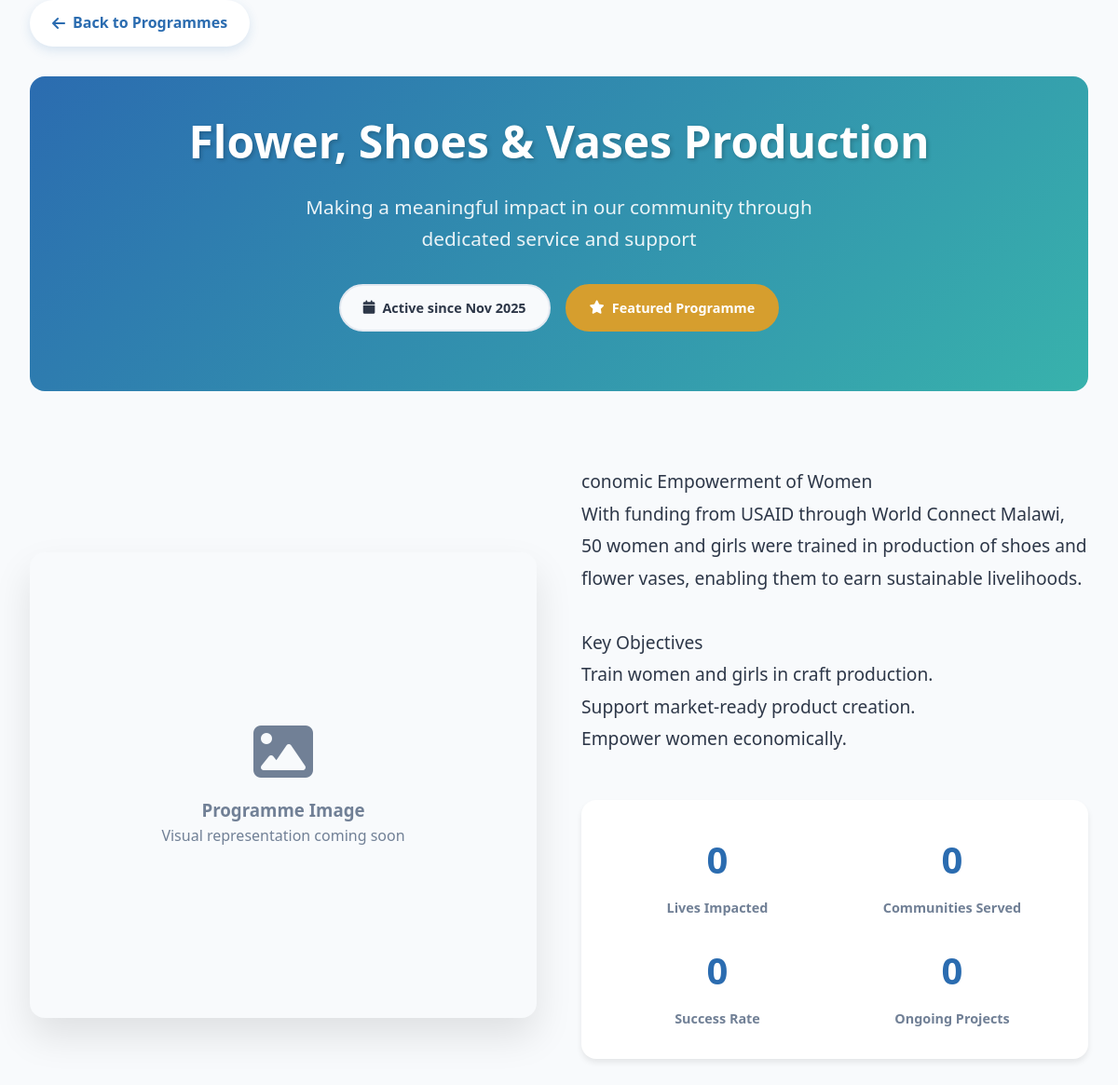
The page /programme_detail.php?id=3 on the database its author committed.
### tables this page shows
CREATE TABLE `programmes` (
  `id` int(11) NOT NULL,
  `title` varchar(255) NOT NULL,
  `introduction` text DEFAULT NULL,
  `objectives` text DEFAULT NULL,
  `key_achievements` text DEFAULT NULL,
  `target_beneficiaries` varchar(255) DEFAULT NULL,
  `duration` varchar(100) DEFAULT NULL,
  `status` enum('active','completed','upcoming') DEFAULT 'active',
  `budget` decimal(12,2) DEFAULT NULL,
  `location` varchar(255) DEFAULT NULL,
  `partner_organizations` text DEFAULT NULL,
  `is_featured` tinyint(1) DEFAULT 0,
  `created_at` timestamp NOT NULL DEFAULT current_timestamp(),
  `updated_at` timestamp NOT NULL DEFAULT current_timestamp() ON UPDATE current_timestamp()
);

### public/programme_detail.php (the view, shortened to what this page needs)
<?php
require_once "../config/database.php";
$programme_id = $_GET['id'] ?? null;
$stmt = $pdo->prepare("SELECT * FROM programmes WHERE id = ?");
$stmt->execute([$programme_id]);
$programme = $stmt->fetch();
$primary_image = null;
?>
<!DOCTYPE html>
<html lang="en">
<head>
    <link rel="stylesheet" href="https://cdnjs.cloudflare.com/ajax/libs/font-awesome/6.4.0/css/all.min.css">
</head>
<body>
    <div class="container">
        <a href="programmes.php" class="back-link">
            <i class="fas fa-arrow-left"></i> Back to Programmes
        </a>
        <section class="page-header fade-in">
            <div class="header-content">
                <h1><?= htmlspecialchars($programme['title']) ?></h1>
                <p class="page-subtitle">Making a meaningful impact in our community through dedicated service and support</p>
                <div class="programme-meta" style="justify-content: center; margin-top: 2rem;">
                    <span class="meta-badge">
                        <i class="fas fa-calendar"></i>
                        Active since <?= date('M Y', strtotime($programme['created_at'])) ?>
                    </span>
                    <?php if($programme['is_featured']): ?>
                        <span class="meta-badge featured-badge">
                            <i class="fas fa-star"></i> Featured Programme
                        </span>
                    <?php endif; ?>
                </div>
            </div>
        </section>
        <section class="programme-hero fade-in">
            <div class="hero-image">
                <?php if($primary_image): ?>
                    <img src="../uploads/<?= htmlspecialchars($primary_image['file_name']) ?>"
                         alt="<?= htmlspecialchars($programme['title']) ?>"
                         loading="eager">
                <?php else: ?>
                    <div style="text-align: center; color: var(--text-light); padding: 2rem;">
                        <i class="fas fa-image" style="font-size: 4rem; margin-bottom: 1rem;"></i>
                        <h3 style="color: var(--text-light);">Programme Image</h3>
                        <p>Visual representation coming soon</p>
                    </div>
                <?php endif; ?>
            </div>
            <div class="hero-content">
                <div class="programme-description">
                    <?= nl2br(htmlspecialchars($programme['introduction'] ?? 'We are committed to making a positive difference through this programme. Our dedicated team works tirelessly to achieve meaningful outcomes and create lasting impact in the community.')) ?>
                </div>
                <div class="impact-stats">
                    <div class="impact-stat">
                        <div class="stat-number" data-count="1500">0</div>
                        <div class="stat-label">Lives Impacted</div>
                    </div>
                    <div class="impact-stat">
                        <div class="stat-number" data-count="12">0</div>
                        <div class="stat-label">Communities Served</div>
                    </div>
                    <div class="impact-stat">
                        <div class="stat-number" data-count="95">0</div>
                        <div class="stat-label">Success Rate</div>
                    </div>
                    <div class="impact-stat">
                        <div class="stat-number" data-count="24">0</div>
                        <div class="stat-label">Ongoing Projects</div>
                    </div>
                </div>
            </div>
        </section>
    </div>
</body>
</html>

### public/programme_detail.php (style rules this page uses)
:root { --primary: #2b6cb0; --primary-dark: #2c5282; --accent: #38b2ac; --success: #38a169; --warning: #d69e2e; --bg: #f8fafc; --card-bg: #ffffff; --text: #2d3748; --text-light: #718096; --text-muted: #a0aec0; --border: #e2e8f0; --shadow: rgba(0, 0, 0, 0.08); --shadow-md: rgba(0, 0, 0, 0.12); --radius: 16px; --radius-sm: 8px; --transition: all 0.3s cubic-bezier(0.4, 0, 0.2, 1); }
* { margin: 0; padding: 0; box-sizing: border-box; }
body { font-family: 'Segoe UI', system-ui, -apple-system, sans-serif; background: var(--bg); color: var(--text); line-height: 1.6; padding: 0; min-height: 100vh; }
.container { max-width: 1200px; margin: 0 auto; padding: 0 2rem; }
.page-header { margin-bottom: 3rem; padding: 2rem 0; background: linear-gradient(135deg, var(--primary) 0%, var(--accent) 100%); color: white; border-radius: var(--radius); overflow: hidden; }
.header-content { text-align: center; padding: 0 2rem; }
.header-content h1 { font-size: 3rem; font-weight: 800; margin-bottom: 1rem; text-shadow: 2px 2px 4px rgba(0,0,0,0.2); }
.page-subtitle { font-size: 1.3rem; opacity: 0.9; max-width: 600px; margin: 0 auto; }
.back-link { display: inline-flex; align-items: center; gap: 0.5rem; color: var(--primary); text-decoration: none; font-weight: 600; margin-bottom: 2rem; padding: 0.75rem 1.5rem; background: white; border-radius: 50px; box-shadow: 0 4px 12px rgba(43, 108, 176, 0.15); transition: var(--transition); }
.programme-hero { display: grid; grid-template-columns: 1fr 1fr; gap: 3rem; margin-bottom: 4rem; align-items: center; }
.hero-image { border-radius: var(--radius); overflow: hidden; height: 500px; background: var(--bg); display: flex; align-items: center; justify-content: center; box-shadow: 0 20px 40px rgba(0, 0, 0, 0.1); }
.hero-content { padding: 2rem 0; }
.programme-meta { display: flex; gap: 1rem; margin-bottom: 2rem; flex-wrap: wrap; }
.meta-badge { display: inline-flex; align-items: center; gap: 0.5rem; padding: 0.75rem 1.5rem; background: var(--bg); border-radius: 50px; font-size: 0.9rem; font-weight: 600; color: var(--text); border: 2px solid var(--border); }
.featured-badge { background: var(--warning); color: white; border-color: var(--warning); }
.programme-description { color: var(--text); line-height: 1.8; font-size: 1.2rem; margin-bottom: 2rem; }
.impact-stats { display: grid; grid-template-columns: repeat(auto-fit, minmax(150px, 1fr)); gap: 1.5rem; margin: 3rem 0; padding: 2rem; background: var(--card-bg); border-radius: var(--radius); box-shadow: 0 4px 6px var(--shadow); }
.impact-stat { text-align: center; }
.stat-number { font-size: 2.5rem; font-weight: 800; color: var(--primary); margin-bottom: 0.5rem; }
.stat-label { color: var(--text-light); font-size: 0.9rem; font-weight: 600; }
.fade-in { opacity: 0; transform: translateY(30px); transition: all 0.6s ease; }
.fade-in.visible { opacity: 1; transform: translateY(0); }

### rows shown on the page
programmes: title "Flower, Shoes & Vases Production", created_at "Nov 2025", introduction "conomic Empowerment of Women With funding from USAID through World Connect Malawi, 50 women and girls were trained in production of shoes and flower vases, enabling them to earn sustainable livelihoods. Key Objectives Train women and girls in craft production. Support market-ready product creation. Empower women economically."
